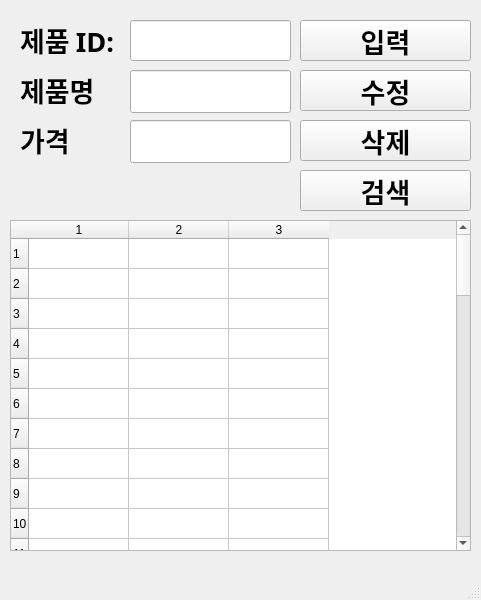
<?xml version="1.0" encoding="UTF-8"?>
<ui version="4.0">
 <class>MainWindow</class>
 <widget class="QMainWindow" name="MainWindow">
  <property name="geometry">
   <rect>
    <x>0</x>
    <y>0</y>
    <width>481</width>
    <height>600</height>
   </rect>
  </property>
  <property name="windowTitle">
   <string>MainWindow</string>
  </property>
  <widget class="QWidget" name="centralwidget">
   <widget class="QLabel" name="label">
    <property name="geometry">
     <rect>
      <x>20</x>
      <y>10</y>
      <width>98</width>
      <height>59</height>
     </rect>
    </property>
    <property name="font">
     <font>
      <family>맑은 고딕</family>
      <pointsize>20</pointsize>
      <weight>75</weight>
      <bold>true</bold>
     </font>
    </property>
    <property name="text">
     <string>제품 ID:</string>
    </property>
   </widget>
   <widget class="QLineEdit" name="prodID">
    <property name="geometry">
     <rect>
      <x>130</x>
      <y>20</y>
      <width>161</width>
      <height>41</height>
     </rect>
    </property>
    <property name="font">
     <font>
      <family>맑은 고딕</family>
      <pointsize>20</pointsize>
     </font>
    </property>
   </widget>
   <widget class="QLabel" name="label_2">
    <property name="geometry">
     <rect>
      <x>20</x>
      <y>60</y>
      <width>81</width>
      <height>59</height>
     </rect>
    </property>
    <property name="font">
     <font>
      <family>맑은 고딕</family>
      <pointsize>20</pointsize>
      <weight>75</weight>
      <bold>true</bold>
     </font>
    </property>
    <property name="text">
     <string>제품명</string>
    </property>
   </widget>
   <widget class="QLabel" name="label_4">
    <property name="geometry">
     <rect>
      <x>20</x>
      <y>110</y>
      <width>54</width>
      <height>59</height>
     </rect>
    </property>
    <property name="font">
     <font>
      <family>맑은 고딕</family>
      <pointsize>20</pointsize>
      <weight>75</weight>
      <bold>true</bold>
     </font>
    </property>
    <property name="text">
     <string>가격</string>
    </property>
   </widget>
   <widget class="QLineEdit" name="prodName">
    <property name="geometry">
     <rect>
      <x>130</x>
      <y>70</y>
      <width>161</width>
      <height>43</height>
     </rect>
    </property>
    <property name="font">
     <font>
      <family>맑은 고딕</family>
      <pointsize>20</pointsize>
     </font>
    </property>
   </widget>
   <widget class="QLineEdit" name="prodPrice">
    <property name="geometry">
     <rect>
      <x>130</x>
      <y>120</y>
      <width>161</width>
      <height>43</height>
     </rect>
    </property>
    <property name="font">
     <font>
      <family>맑은 고딕</family>
      <pointsize>20</pointsize>
     </font>
    </property>
   </widget>
   <widget class="QPushButton" name="btnInsert">
    <property name="geometry">
     <rect>
      <x>300</x>
      <y>20</y>
      <width>171</width>
      <height>41</height>
     </rect>
    </property>
    <property name="font">
     <font>
      <family>맑은 고딕</family>
      <pointsize>20</pointsize>
      <weight>75</weight>
      <bold>true</bold>
     </font>
    </property>
    <property name="text">
     <string>입력</string>
    </property>
   </widget>
   <widget class="QPushButton" name="btnUpdate">
    <property name="geometry">
     <rect>
      <x>300</x>
      <y>70</y>
      <width>171</width>
      <height>41</height>
     </rect>
    </property>
    <property name="font">
     <font>
      <family>맑은 고딕</family>
      <pointsize>20</pointsize>
      <weight>75</weight>
      <bold>true</bold>
     </font>
    </property>
    <property name="text">
     <string>수정</string>
    </property>
   </widget>
   <widget class="QPushButton" name="btnDel">
    <property name="geometry">
     <rect>
      <x>300</x>
      <y>120</y>
      <width>171</width>
      <height>41</height>
     </rect>
    </property>
    <property name="font">
     <font>
      <family>맑은 고딕</family>
      <pointsize>20</pointsize>
      <weight>75</weight>
      <bold>true</bold>
     </font>
    </property>
    <property name="text">
     <string>삭제</string>
    </property>
   </widget>
   <widget class="QPushButton" name="btnSearch">
    <property name="geometry">
     <rect>
      <x>300</x>
      <y>170</y>
      <width>171</width>
      <height>41</height>
     </rect>
    </property>
    <property name="font">
     <font>
      <family>맑은 고딕</family>
      <pointsize>20</pointsize>
      <weight>75</weight>
      <bold>true</bold>
     </font>
    </property>
    <property name="text">
     <string>검색</string>
    </property>
   </widget>
   <widget class="QTableWidget" name="tableWidget">
    <property name="geometry">
     <rect>
      <x>10</x>
      <y>220</y>
      <width>461</width>
      <height>331</height>
     </rect>
    </property>
    <property name="rowCount">
     <number>50</number>
    </property>
    <property name="columnCount">
     <number>3</number>
    </property>
    <row/>
    <row/>
    <row/>
    <row/>
    <row/>
    <row/>
    <row/>
    <row/>
    <row/>
    <row/>
    <row/>
    <row/>
    <row/>
    <row/>
    <row/>
    <row/>
    <row/>
    <row/>
    <row/>
    <row/>
    <row/>
    <row/>
    <row/>
    <row/>
    <row/>
    <row/>
    <row/>
    <row/>
    <row/>
    <row/>
    <row/>
    <row/>
    <row/>
    <row/>
    <row/>
    <row/>
    <row/>
    <row/>
    <row/>
    <row/>
    <row/>
    <row/>
    <row/>
    <row/>
    <row/>
    <row/>
    <row/>
    <row/>
    <row/>
    <row/>
    <column/>
    <column/>
    <column/>
   </widget>
  </widget>
  <widget class="QMenuBar" name="menubar">
   <property name="geometry">
    <rect>
     <x>0</x>
     <y>0</y>
     <width>481</width>
     <height>21</height>
    </rect>
   </property>
  </widget>
  <widget class="QStatusBar" name="statusbar"/>
 </widget>
 <tabstops>
  <tabstop>prodID</tabstop>
  <tabstop>prodName</tabstop>
  <tabstop>prodPrice</tabstop>
  <tabstop>btnInsert</tabstop>
  <tabstop>btnUpdate</tabstop>
  <tabstop>btnDel</tabstop>
  <tabstop>btnSearch</tabstop>
  <tabstop>tableWidget</tabstop>
 </tabstops>
 <resources/>
 <connections>
  <connection>
   <sender>btnInsert</sender>
   <signal>clicked()</signal>
   <receiver>MainWindow</receiver>
   <slot>addProduct()</slot>
   <hints>
    <hint type="sourcelabel">
     <x>345</x>
     <y>104</y>
    </hint>
    <hint type="destinationlabel">
     <x>352</x>
     <y>116</y>
    </hint>
   </hints>
  </connection>
  <connection>
   <sender>btnUpdate</sender>
   <signal>clicked()</signal>
   <receiver>MainWindow</receiver>
   <slot>updateProduct()</slot>
   <hints>
    <hint type="sourcelabel">
     <x>366</x>
     <y>159</y>
    </hint>
    <hint type="destinationlabel">
     <x>361</x>
     <y>176</y>
    </hint>
   </hints>
  </connection>
  <connection>
   <sender>btnDel</sender>
   <signal>clicked()</signal>
   <receiver>MainWindow</receiver>
   <slot>removeProduct()</slot>
   <hints>
    <hint type="sourcelabel">
     <x>369</x>
     <y>215</y>
    </hint>
    <hint type="destinationlabel">
     <x>368</x>
     <y>235</y>
    </hint>
   </hints>
  </connection>
  <connection>
   <sender>btnSearch</sender>
   <signal>clicked()</signal>
   <receiver>MainWindow</receiver>
   <slot>getProduct()</slot>
   <hints>
    <hint type="sourcelabel">
     <x>369</x>
     <y>258</y>
    </hint>
    <hint type="destinationlabel">
     <x>291</x>
     <y>271</y>
    </hint>
   </hints>
  </connection>
 </connections>
 <slots>
  <slot>addProduct()</slot>
  <slot>updateProduct()</slot>
  <slot>removeProduct()</slot>
  <slot>getProduct()</slot>
 </slots>
</ui>
